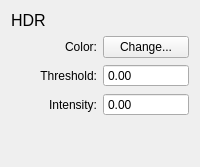
        <widget class="QWidget" name="tab_5">
         <attribute name="title">
          <string>HDR</string>
         </attribute>
         <layout class="QGridLayout" name="gridLayout_7">
          <item row="3" column="0">
           <widget class="QLabel" name="label_32">
            <property name="text">
             <string>Intensity:</string>
            </property>
            <property name="alignment">
             <set>Qt::AlignRight|Qt::AlignTrailing|Qt::AlignVCenter</set>
            </property>
           </widget>
          </item>
          <item row="2" column="1">
           <widget class="QDoubleSpinBox" name="hdrThreshold">
            <property name="sizePolicy">
             <sizepolicy hsizetype="Minimum" vsizetype="Fixed">
              <horstretch>0</horstretch>
              <verstretch>0</verstretch>
             </sizepolicy>
            </property>
            <property name="focusPolicy">
             <enum>Qt::StrongFocus</enum>
            </property>
            <property name="toolTip">
             <string>Pixels with a color value over this threshold will cause the bloom to trigger. Lower threshold means more bloom.</string>
            </property>
            <property name="frame">
             <bool>true</bool>
            </property>
            <property name="buttonSymbols">
             <enum>QAbstractSpinBox::NoButtons</enum>
            </property>
            <property name="singleStep">
             <double>0.020000000000000</double>
            </property>
           </widget>
          </item>
          <item row="1" column="1">
           <widget class="QtToolkitUtil::ColorPushButton" name="hdrColor">
            <property name="maximumSize">
             <size>
              <width>16777215</width>
              <height>16777215</height>
             </size>
            </property>
            <property name="text">
             <string>Change...</string>
            </property>
            <property name="icon">
             <iconset>
              <normaloff>../../../../../work/textures/system/nebulalogo.png</normaloff>../../../../../work/textures/system/nebulalogo.png</iconset>
            </property>
            <property name="autoDefault">
             <bool>false</bool>
            </property>
           </widget>
          </item>
          <item row="2" column="0">
           <widget class="QLabel" name="label_30">
            <property name="text">
             <string>Threshold:</string>
            </property>
            <property name="alignment">
             <set>Qt::AlignRight|Qt::AlignTrailing|Qt::AlignVCenter</set>
            </property>
           </widget>
          </item>
          <item row="3" column="1">
           <widget class="QDoubleSpinBox" name="hdrBloomIntensity">
            <property name="focusPolicy">
             <enum>Qt::StrongFocus</enum>
            </property>
            <property name="toolTip">
             <string>Intensity of the bloom. Higher intensity means more like Bioshock Infinite.</string>
            </property>
            <property name="frame">
             <bool>true</bool>
            </property>
            <property name="buttonSymbols">
             <enum>QAbstractSpinBox::NoButtons</enum>
            </property>
            <property name="singleStep">
             <double>0.020000000000000</double>
            </property>
           </widget>
          </item>
          <item row="1" column="0">
           <widget class="QLabel" name="label_29">
            <property name="text">
             <string>Color:</string>
            </property>
            <property name="alignment">
             <set>Qt::AlignRight|Qt::AlignTrailing|Qt::AlignVCenter</set>
            </property>
           </widget>
          </item>
          <item row="4" column="0" colspan="2">
           <spacer name="verticalSpacer_6">
            <property name="orientation">
             <enum>Qt::Vertical</enum>
            </property>
            <property name="sizeHint" stdset="0">
             <size>
              <width>20</width>
              <height>40</height>
             </size>
            </property>
           </spacer>
          </item>
          <item row="0" column="0" colspan="2">
           <widget class="QLabel" name="label_28">
            <property name="font">
             <font>
              <pointsize>12</pointsize>
             </font>
            </property>
            <property name="text">
             <string>HDR</string>
            </property>
           </widget>
          </item>
         </layout>
        </widget>
